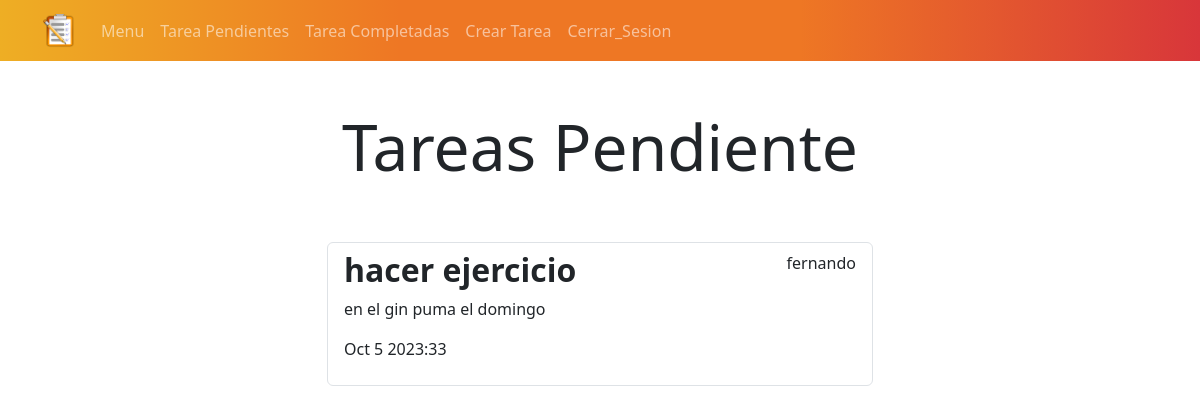
Page /tarea_completas/ (signed in) on the committed database.
### tasks/models.py (models this page shows, shortened)
class tarea(models.Model):
    title = models.CharField(max_length=100)
    description = models.TextField(blank=True)
    created = models.DateTimeField(auto_now_add=True)
    datecompleted = models.DateTimeField(null=True, blank=True)
    important = models.BooleanField(default=False)
    user = models.ForeignKey(User, on_delete=models.CASCADE)

### tasks/views.py (the view)
# urls.py: path("tarea_completas/",views.tarea_completas, name="tarea_completas"),
@login_required
def tarea_completas(request):
    tareas = tarea.objects.filter(user=request.user, datecompleted__isnull=False).order_by
    ("-datecompleted")
    return render(request,"tarea.html", {"tareas":tareas})

### tasks/templates/tarea.html
{% extends "base.html" %}
{% block content %}
<main class="container">
    <div class="row">
        <div class="col-md-6 offset-md-3">
            <h1 class="text-center display-3 py-5">Tareas Pendiente</h1>
            <ul class="list-group">
                {% for tarea in tareas %}
                <a class="list-group-item" href="{% url 'detalles_tarea' tarea.id %}">
                  <header class="d-flex justify-content-between">
                    {% if tarea.important %}
                    <h2 class="fw-bold text-warning">{{tarea.title}}  (importante)</h2>
                    {% else %}
                    <h2 class="fw-bold">{{tarea.title}}</h2>
                    {% endif %}
                    <p>{{tarea.user.username}}</p>
                  </header>
                    <p>{{tarea.description}}</p>
                    <p>{{tarea.datecompleted|date:'M j Y:i'}}</p>
                </a>
                {% endfor %}
            </ul>
        </div>
    </div>
</main>
{% endblock %}

### rows in the picture
tarea: title "hacer ejercicio", user.username "fernando", description "en el gin puma el domingo", datecompleted "Oct 5 2023:33"
